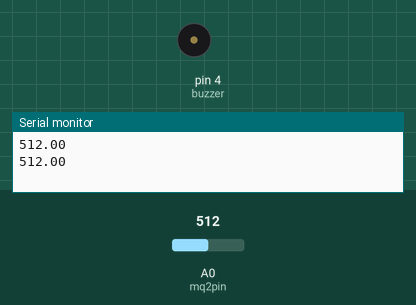
Recording of a sketch running on a simulated Arduino Uno, built with avr-gcc and run on an emulated ATmega328P. Parts: buzzer (waves = sounding), the last lines printed to the serial monitor. Inputs (shaded band) come from the test bench; at power-on: A0 (mq2pin) = 512.

Above: at 1.8 s.
1.9 s: A0 (mq2pin) set to 687
3.4 s: A0 (mq2pin) set to 714
At 4.25 s:
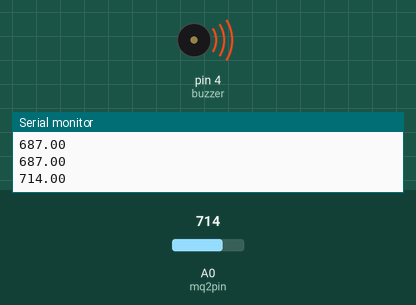
Timing chart, 0 to 13.5 s (numbered marks = the images above; inputs shaded):
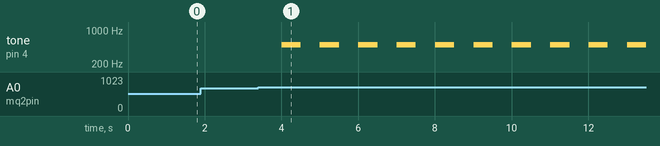

The sketch:

smokedetector.ino
```cpp
int gas =0;
const int mq2pin = A0;
int buzzer = 4;
void setup() {
  // put your setup code here, to run once:
  Serial.begin(9600);
  pinMode(mq2pin,INPUT);
}

void loop() {
  // put your main code here, to run repeatedly:
  float sensorValue;
  sensorValue= analogRead(mq2pin);
  if(sensorValue > 700.00){
    tone(buzzer,500,500);
  }
  Serial.println(sensorValue);
  delay(1000);
}
```

Measured:
- the behaviour switches between 700 and 701 on A0 (mq2pin) (found by bisection; images 0 and 1)
- after the input at 3.4 s, tone on pin 4 (buzzer): alternates 500 Hz for 0.50 s and silent for 0.50 s, starting after 0.60 s
